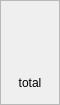
                  <widget class="QFrame" name="frame_seat2_total">
                   <property name="minimumSize">
                    <size>
                     <width>60</width>
                     <height>105</height>
                    </size>
                   </property>
                   <property name="maximumSize">
                    <size>
                     <width>60</width>
                     <height>105</height>
                    </size>
                   </property>
                   <property name="frameShape">
                    <enum>QFrame::Shape::StyledPanel</enum>
                   </property>
                   <property name="frameShadow">
                    <enum>QFrame::Shadow::Raised</enum>
                   </property>
                   <layout class="QVBoxLayout" name="verticalLayout_10">
                    <property name="spacing">
                     <number>0</number>
                    </property>
                    <property name="leftMargin">
                     <number>0</number>
                    </property>
                    <property name="topMargin">
                     <number>0</number>
                    </property>
                    <property name="rightMargin">
                     <number>0</number>
                    </property>
                    <property name="bottomMargin">
                     <number>0</number>
                    </property>
                    <item>
                     <widget class="QLabel" name="label_seat2_status">
                      <property name="minimumSize">
                       <size>
                        <width>50</width>
                        <height>50</height>
                       </size>
                      </property>
                      <property name="maximumSize">
                       <size>
                        <width>50</width>
                        <height>50</height>
                       </size>
                      </property>
                      <property name="text">
                       <string/>
                      </property>
                      <property name="pixmap">
                       <pixmap>:/icons/win.png</pixmap>
                      </property>
                      <property name="scaledContents">
                       <bool>true</bool>
                      </property>
                     </widget>
                    </item>
                    <item>
                     <spacer name="verticalSpacer">
                      <property name="orientation">
                       <enum>Qt::Orientation::Vertical</enum>
                      </property>
                      <property name="sizeHint" stdset="0">
                       <size>
                        <width>20</width>
                        <height>40</height>
                       </size>
                      </property>
                     </spacer>
                    </item>
                    <item alignment="Qt::AlignmentFlag::AlignVCenter">
                     <widget class="QLabel" name="label_seat2_total_text">
                      <property name="maximumSize">
                       <size>
                        <width>60</width>
                        <height>16777215</height>
                       </size>
                      </property>
                      <property name="styleSheet">
                       <string notr="true">#label_stand{
	font: 13pt &quot;Forte&quot;;
	color: rgba(255,255,255,150);
	background-color: transparent;
}</string>
                      </property>
                      <property name="text">
                       <string>total</string>
                      </property>
                      <property name="alignment">
                       <set>Qt::AlignmentFlag::AlignCenter</set>
                      </property>
                     </widget>
                    </item>
                    <item alignment="Qt::AlignmentFlag::AlignHCenter">
                     <widget class="QLabel" name="label_seat2_total">
                      <property name="minimumSize">
                       <size>
                        <width>45</width>
                        <height>0</height>
                       </size>
                      </property>
                      <property name="maximumSize">
                       <size>
                        <width>45</width>
                        <height>25</height>
                       </size>
                      </property>
                      <property name="styleSheet">
                       <string notr="true"/>
                      </property>
                      <property name="text">
                       <string/>
                      </property>
                      <property name="scaledContents">
                       <bool>true</bool>
                      </property>
                      <property name="alignment">
                       <set>Qt::AlignmentFlag::AlignCenter</set>
                      </property>
                     </widget>
                    </item>
                   </layout>
                  </widget>
